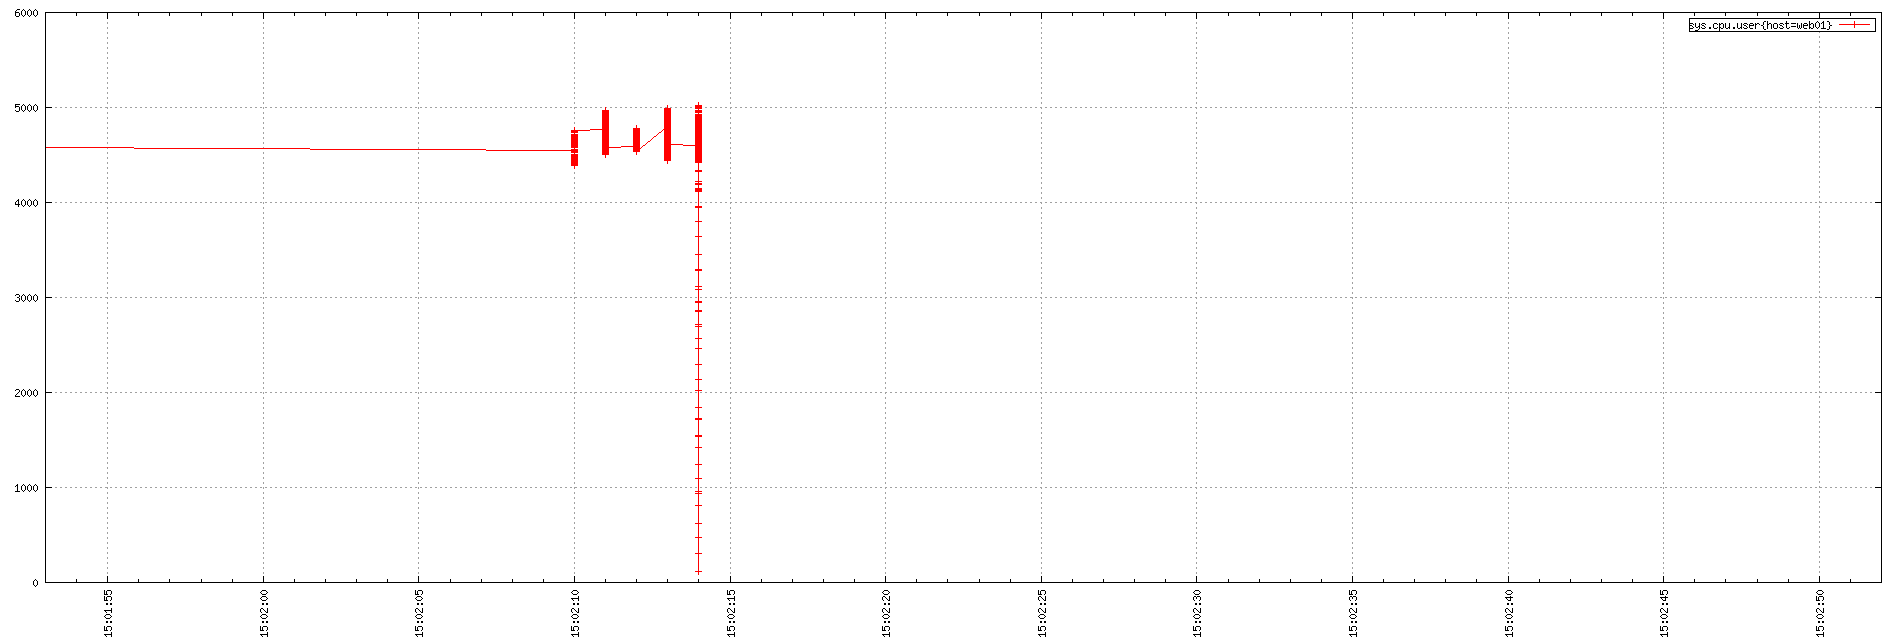

Here is the gnuplot script that generated this plot:
set term png small size 1900,644
set xdata time
set timefmt "%s"
if (GPVAL_VERSION < 4.6) set xtics rotate; else set xtics rotate right
set output "${TMPDIR-'tmp'}/tsd/65f9601a.png"
set xrange ["1673881313":"1673881372"]
set format x "%H:%M:%S"
set grid
set style data linespoint
set key right box
set yrange [0:]
plot  "${TMPDIR-'tmp'}/tsd/65f9601a_0.dat" using 1:2 title "sys.cpu.user{host=web01}"
